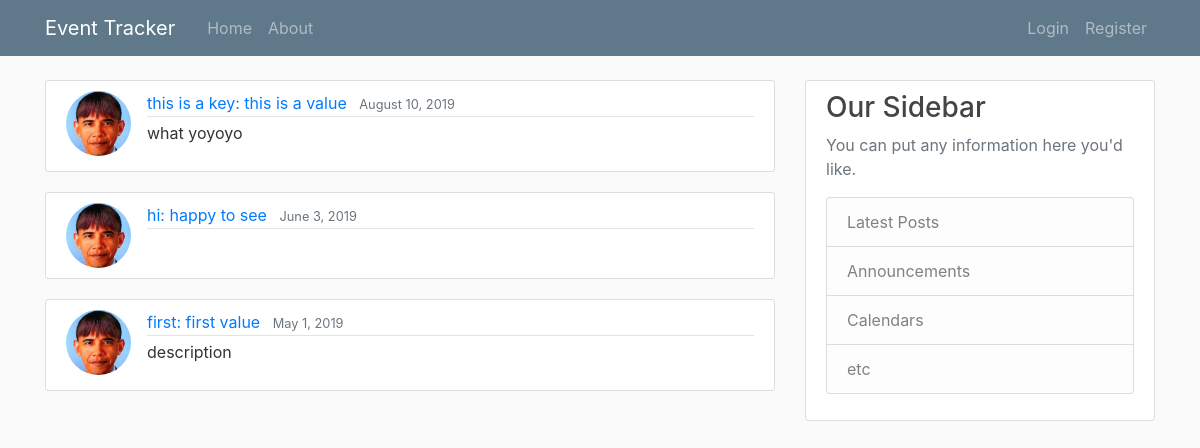
The app's page /, older data.
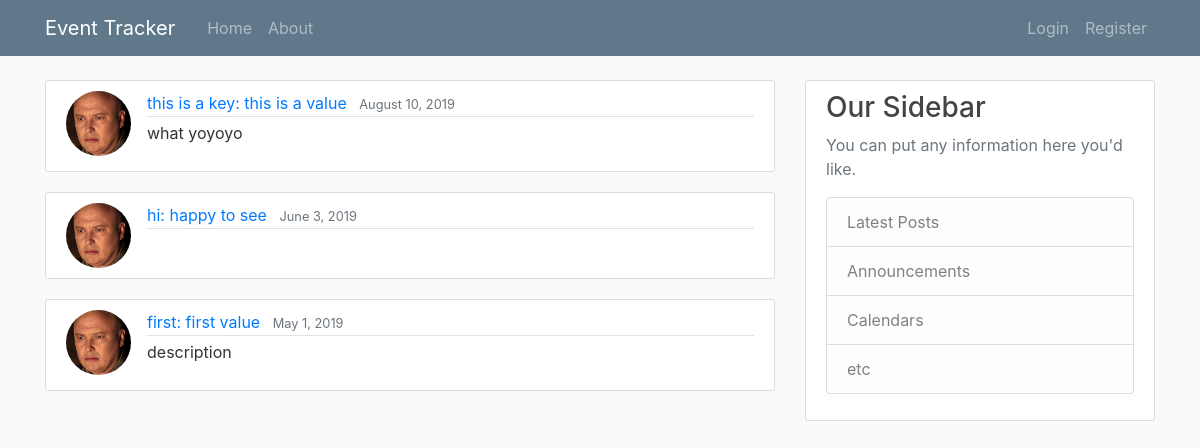
The same page, newer data.
### tracker/models.py (models this page shows, shortened)
class Event(models.Model):
    key = models.CharField(max_length=50)
    value = models.CharField(max_length=50)
    description = models.TextField()
    created_at = models.DateTimeField(default=timezone.now)
    last_modified = models.DateTimeField(auto_now=True)
    confirmed_user = models.ManyToManyField(User)

### users/models.py (models this page shows, shortened)
class Profile(models.Model):
    user = models.OneToOneField(User, on_delete=models.CASCADE)
    image = models.ImageField(default='profile_pics/default.jpg', upload_to='profile_pics')

### tracker/views.py (the view)
# urls.py: path('', EventListView.as_view(), name='tracker-home'),
class EventListView(ListView):
    model = Event
    template_name = 'tracker/home.html'
    context_object_name = 'events'
    ordering = ['-last_modified']

### tracker/templates/tracker/home.html
{% extends "tracker/base.html" %}
{% block content %}
    {% for event in events %}
        <article class="media content-section">
        <img class="rounded-circle article-img" src="{{ event.confirmed_user.first.profile.image.url }}">
            <div class="media-body">
                <div class="article-metadata">
                <a class="mr-2" href="{% url 'event-detail' event.id %}">{{ event.key }}:  {{ event.value }}</a>
                <small class="text-muted">{{ event.created_at|date:"F j, Y"}}</small>
                </div>
                <p class="article-content">{{ event.description }}</p>
            </div>
        </article>
    {% endfor %}
{% endblock %}

### tracker/templates/tracker/base.html (shortened to what this page needs)
{% load static %}
<!DOCTYPE html>
<html lang="en">
<head>
    <link rel="stylesheet" href="https://maxcdn.bootstrapcdn.com/bootstrap/4.0.0/css/bootstrap.min.css"
>
    <link rel="stylesheet" type="text/css" href="{% static 'tracker/main.css' %}">
    <nav class="navbar navbar-expand-md navbar-dark bg-steel fixed-top">
        <div class="container">
            <a class="navbar-brand mr-4" href="/">Event Tracker</a>
            <div class="collapse navbar-collapse" id="navbarToggle">
                <div class="navbar-nav mr-auto">
                    <a class="nav-item nav-link" href="{% url 'tracker-home' %}">Home</a>
                    <a class="nav-item nav-link" href="/about">About</a>
                </div>
                <div class="navbar-nav">
                    {% if user.is_authenticated %}
                        <a class="nav-item nav-link" href="{% url 'profile' %}">Profile</a>
                        <a class="nav-item nav-link" href="{% url 'logout' %}">Logout</a>
                    {% else %}
                        <a class="nav-item nav-link" href="{% url 'login' %}">Login</a>
                        <a class="nav-item nav-link" href="{% url 'register' %}">Register</a>
                    {% endif %}
                </div>
            </div>
        </div>
    </nav>
</head>
<body>
<main role="main" class="container">
    <div class="row">
        <div class="col-md-8">
            {% block content %}{% endblock %}
        </div>
        <div class="col-md-4">
            <div class="content-section">
                <h3>Our Sidebar</h3>
                <p class='text-muted'>You can put any information here you'd like.
                <ul class="list-group">
                    <li class="list-group-item list-group-item-light">Latest Posts</li>
                    <li class="list-group-item list-group-item-light">Announcements</li>
                    <li class="list-group-item list-group-item-light">Calendars</li>
                    <li class="list-group-item list-group-item-light">etc</li>
                </ul>
                </p>
            </div>
        </div>
    </div>
</main>
</body>
</html>

### tracker/static/tracker/main.css (style rules this page uses)
body { background: #fafafa; color: #333333; margin-top: 5rem; }
h1, h2, h3, h4, h5, h6 { color: #444444; }
ul { margin: 0; }
.bg-steel { background-color: #5f788a; }
.content-section { background: #ffffff; padding: 10px 20px; border: 1px solid #dddddd; border-radius: 3px; margin-bottom: 20px; }
.article-content { white-space: pre-line; }
.article-img { height: 65px; width: 65px; margin-right: 16px; }
.article-metadata { padding-bottom: 1px; margin-bottom: 4px; border-bottom: 1px solid #e3e3e3 }

Row changes from the older to the newer data that the page shows:
changed through a linked row, Event "this is a key": confirmed_user.first.profile.image: a different picture
changed through a linked row, Event "hi": confirmed_user.first.profile.image: a different picture
changed through a linked row, Event "first": confirmed_user.first.profile.image: a different picture
